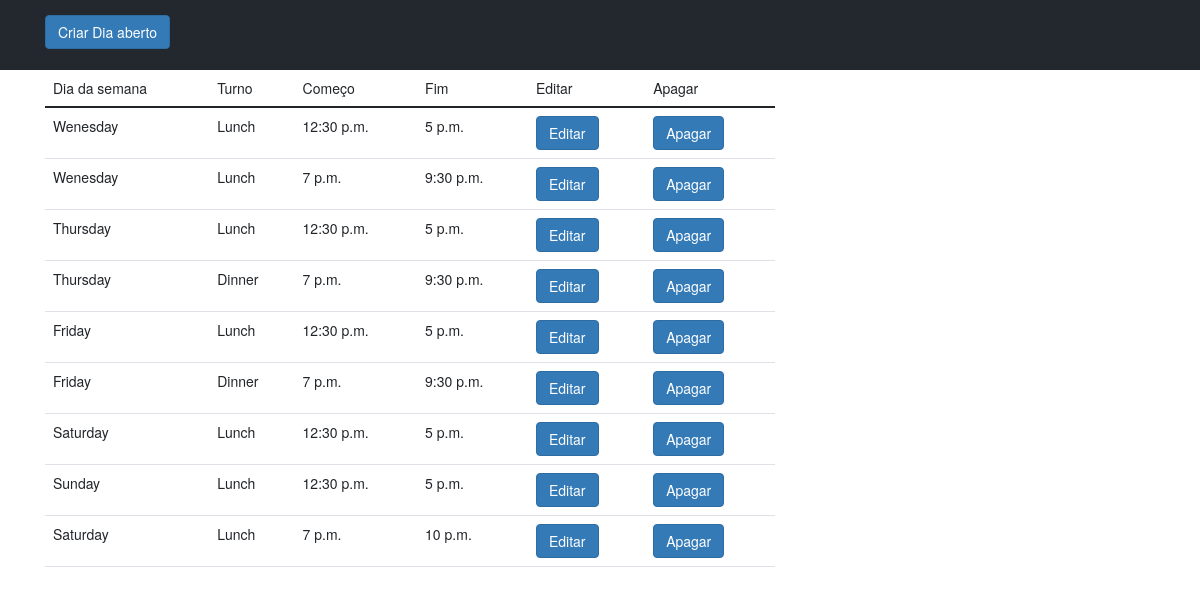
/restaurants/restaurantOpenDays/1/, run on an earlier commit of the app's database.
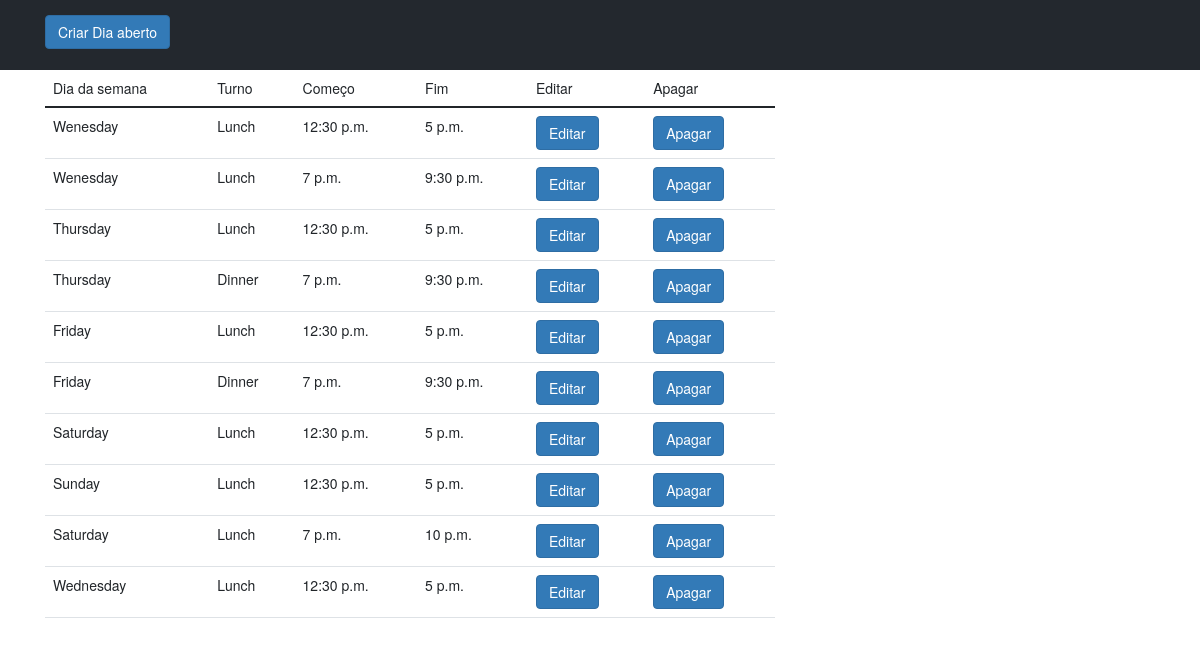
And on a later commit of the database.
### restaurants/models.py (models this page shows, shortened)
class restaurantOpenDaysOfTheWeek(models.Model):
    weekdays = (
        ('Monday', 'Monday'),
        ('Tuesday', 'Tuesday'),
        ('Wednesday', 'Wednesday'),
        ('Thursday', 'Thursday'),
        ('Friday', 'Friday'),
        ('Saturday', 'Saturday'),
        ('Sunday', 'Sunday'),
    )
    shifts = (
        ('Breakfast', 'Breakfast'),
        ('Lunch', 'Lunch'),
        ('Dinner', 'Dinner'),
    )
    restaurant = models.ForeignKey(restaurants,related_name='restaurantopentime',on_delete=models.CASCADE)
    weekday = models.CharField(max_length=254,choices=weekdays)
    shift = models.CharField(max_length=254,choices=shifts)
    start_time = models.TimeField()
    end_time = models.TimeField()

### restaurants/views.py (the view, shortened to what this page needs)
# urls.py: path('restaurantOpenDays/<restaurant_pk>/',views.openDays, name='restaurantOpenDays'),
def openDays(request, restaurant_pk):
    openDayToUpdate = ''
    form_update = ''
    delete = request.POST.get('delete','False')
    delete_confirm = request.POST.get('delete_confirm','False')
    create_openDay = request.POST.get('create_openDay','False')
    save_openDay = request.POST.get('save_openDay','False')
    openDayPK = request.POST.get('openDayPK','False')
    save_form_update = request.POST.get('save_form_update','False')
    restaurant = restaurants.objects.filter(owner__username__contains=request.user,pk__contains=restaurant_pk)
    owner_restaurants = restaurants.objects.filter(owner__username__contains=request.user)
    openDays = restaurantOpenDaysOfTheWeek.objects.filter(restaurant__pk__contains=restaurant_pk)
    form = restaurantsOpenDaysForm()
    return render(request, 'restaurants/create_openDays.html', {'restaurant':restaurant,
                                                                'owner_restaurants':owner_restaurants,
                                                                'form':form,'openDays':openDays,
                                                                'create_openDay':create_openDay,
                                                                'openDayPK':openDayPK,'form_update':form_update,
                                                                'delete':delete})

### restaurants/templates/restaurants/create_openDays.html (shortened to what this page needs)
{% extends 'restaurants/base_menu.html' %}
{% block content %}
{% load crispy_forms_tags %}
<div class="filter-bar">
  <div class="container">
    <div class="row justify-content-start">
      <div class="col-12 col-md-4">
        {% if openDayPK != 'False' %}
        <input type="button" value="Voltar" class="btn btn-primary mt-4" onclick="history.back()">
        {% else %}
        <form method="post">
          {% if create_openDay == 'True' %}
          <input type="button" value="Voltar" class="btn btn-primary mt-4" onclick="history.back()">
          {% else %}
          <button class="btn btn-primary mt-4" value="True"  type="submit" name="create_openDay">Criar Dia aberto</button>
          {% endif %}
          {% endif %}
        </form>
      </div>
    </div>
  </div>
</div>
<div class="container">
  <div class="row">
    <div class="col-12 col-md-8">
      {% if create_openDay == 'True' %}
      <form  method="post">
        {% csrf_token %}
        {{ form|crispy }}
        <button class="btn btn-primary " type="submit" name="save_openDay" value="True">Criar dia</button>
      </form>
      {% else %}
      {% if openDayPK != 'False' %}
        <form method="post">
          {% csrf_token %}
          {{ form_update|crispy }}
          <input type="hidden" name="openDayPK" value="{{openDayPK}}">
          <button class="btn btn-primary" type="submit" name="save_form_update" value="True">Guardar</button>
        </form>
      {% else %}
      {% if delete != 'False' %}
        <h3>Are you sure you want to delete?</h3>
        <form  method="post">
          {% csrf_token %}
          <input type="hidden" name="delete" value="{{delete}}">
          <button class="btn btn-primary" type="submit" name="delete_confirm" value="True">Yes</button>
        </form>
        <input type="button" value="No" class="btn btn-primary mt-4" onclick="history.back()">
      {% else %}
      <table class="table">
        <thead class="thead-dark">
          <tr>
            <td>Dia da semana</td>
            <td>Turno</td>
            <td>Começo</td>
            <td>Fim</td>
            <td>Editar</td>
            <td>Apagar</td>
          </tr>
        </thead>
        <tbody class="table-group-divider">
          {% for x in openDays %}
              <tr>
                <td>{{x.weekday}}</td>
                <td>{{x.shift}}</td>
                <td>{{x.start_time}}</td>
                <td>{{x.end_time}}</td>
                <td><form method="post">{% csrf_token %}<button class="btn btn-primary" type="submit" name="openDayPK" value="{{x.pk}}">Editar</button></form></td>
                <td><form method="post">{% csrf_token %}<button class="btn btn-primary" type="submit" name="delete" value="{{x.pk}}">Apagar</button></form></td>
              </tr>
          {% endfor %}
        </tbody>
      </table>
      {% endif %}
      {% endif %}
      {% endif %}
    </div>
  </div>
</div>
{% endblock %}

### restaurants/templates/restaurants/base_menu.html (shortened to what this page needs)
<!DOCTYPE html>
{% load static %}
{% load crispy_forms_tags %}
<html lang="en" dir="ltr">
  <head>
    <link href="//maxcdn.bootstrapcdn.com/font-awesome/4.2.0/css/font-awesome.min.css" rel="stylesheet">
    <link href='{% static "assets/vendor/aos/aos.css" %}' rel="stylesheet">
    <link href='{% static "assets/vendor/bootstrap/css/bootstrap.min.css" %}' rel="stylesheet">
    <link href='{% static "assets/vendor/bootstrap-icons/bootstrap-icons.css" %}' rel="stylesheet">
    <link href='{% static "assets/vendor/boxicons/css/boxicons.min.css" %}' rel="stylesheet">
    <link href='{% static "assets/vendor/glightbox/css/glightbox.min.css" %}' rel="stylesheet">
    <link href='{% static "assets/vendor/swiper/swiper-bundle.min.css" %}' rel="stylesheet">
    <link href='{% static "assets/menucss/stylemenu.css" %}' rel="stylesheet">
  </head>
  <body>
    <link rel="stylesheet" href="https://maxcdn.bootstrapcdn.com/bootstrap/3.3.7/css/bootstrap.min.css" >
<link href="https://maxcdn.bootstrapcdn.com/font-awesome/4.6.3/css/font-awesome.min.css" rel="stylesheet">
    <div id="nopadding" class="container-fluid">
        {% block content %}
        {% endblock %}
    </div>
</body>
</html>

### restaurants/static/assets/menucss/stylemenu.css (style rules this page uses)
body { margin: 0px; padding: 0px; }
.filter-bar { height: 70px; width: 100%; background-color: #23282e; padding-left:0; padding-right:0; }
#nopadding { padding-left:0; padding-right:0; padding-top:0; }

What changed in the data, as far as the page shows it:
added restaurantOpenDaysOfTheWeek: weekday "Wednesday", shift "Lunch", start_time "12:30 p.m.", end_time "5 p.m.", {{ x.pk }} 16 (drawn)
